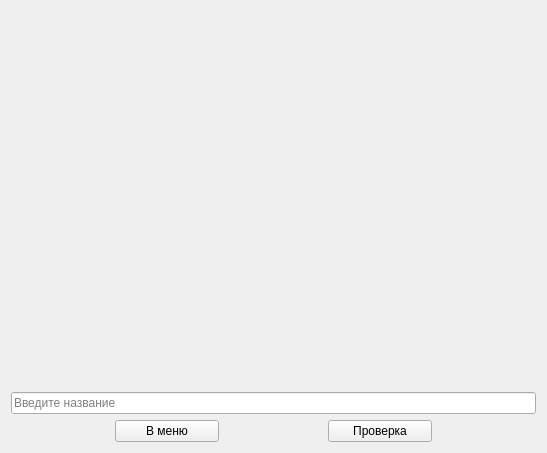
          <widget class="QWidget" name="page_7">
           <layout class="QVBoxLayout" name="verticalLayout_9">
            <item>
             <layout class="QHBoxLayout" name="horizontalLayout_9">
              <item>
               <spacer name="horizontalSpacer_19">
                <property name="orientation">
                 <enum>Qt::Horizontal</enum>
                </property>
                <property name="sizeHint" stdset="0">
                 <size>
                  <width>40</width>
                  <height>20</height>
                 </size>
                </property>
               </spacer>
              </item>
              <item>
               <widget class="QLabel" name="logo_4">
                <property name="minimumSize">
                 <size>
                  <width>445</width>
                  <height>375</height>
                 </size>
                </property>
                <property name="text">
                 <string/>
                </property>
                <property name="pixmap">
                 <pixmap>отред.логотипы/puma.png</pixmap>
                </property>
               </widget>
              </item>
              <item>
               <spacer name="horizontalSpacer_20">
                <property name="orientation">
                 <enum>Qt::Horizontal</enum>
                </property>
                <property name="sizeHint" stdset="0">
                 <size>
                  <width>40</width>
                  <height>20</height>
                 </size>
                </property>
               </spacer>
              </item>
             </layout>
            </item>
            <item>
             <widget class="QLineEdit" name="lineEdit_4">
              <property name="text">
               <string/>
              </property>
              <property name="placeholderText">
               <string>Введите название</string>
              </property>
             </widget>
            </item>
            <item>
             <layout class="QHBoxLayout" name="horizontalLayout_10">
              <item>
               <spacer name="horizontalSpacer_24">
                <property name="orientation">
                 <enum>Qt::Horizontal</enum>
                </property>
                <property name="sizeHint" stdset="0">
                 <size>
                  <width>40</width>
                  <height>20</height>
                 </size>
                </property>
               </spacer>
              </item>
              <item>
               <widget class="QPushButton" name="back_4">
                <property name="sizePolicy">
                 <sizepolicy hsizetype="Expanding" vsizetype="Fixed">
                  <horstretch>0</horstretch>
                  <verstretch>0</verstretch>
                 </sizepolicy>
                </property>
                <property name="cursor">
                 <cursorShape>PointingHandCursor</cursorShape>
                </property>
                <property name="text">
                 <string>В меню</string>
                </property>
                <property name="icon">
                 <iconset>
                  <normaloff>иконки/exit.png</normaloff>иконки/exit.png</iconset>
                </property>
                <property name="iconSize">
                 <size>
                  <width>32</width>
                  <height>32</height>
                 </size>
                </property>
               </widget>
              </item>
              <item>
               <spacer name="horizontalSpacer_23">
                <property name="orientation">
                 <enum>Qt::Horizontal</enum>
                </property>
                <property name="sizeHint" stdset="0">
                 <size>
                  <width>40</width>
                  <height>20</height>
                 </size>
                </property>
               </spacer>
              </item>
              <item>
               <widget class="QPushButton" name="check_4">
                <property name="sizePolicy">
                 <sizepolicy hsizetype="Expanding" vsizetype="Fixed">
                  <horstretch>0</horstretch>
                  <verstretch>0</verstretch>
                 </sizepolicy>
                </property>
                <property name="cursor">
                 <cursorShape>PointingHandCursor</cursorShape>
                </property>
                <property name="text">
                 <string>Проверка</string>
                </property>
                <property name="icon">
                 <iconset>
                  <normaloff>иконки/quality-control.png</normaloff>иконки/quality-control.png</iconset>
                </property>
                <property name="iconSize">
                 <size>
                  <width>32</width>
                  <height>32</height>
                 </size>
                </property>
               </widget>
              </item>
              <item>
               <spacer name="horizontalSpacer_22">
                <property name="orientation">
                 <enum>Qt::Horizontal</enum>
                </property>
                <property name="sizeHint" stdset="0">
                 <size>
                  <width>40</width>
                  <height>20</height>
                 </size>
                </property>
               </spacer>
              </item>
             </layout>
            </item>
           </layout>
          </widget>
